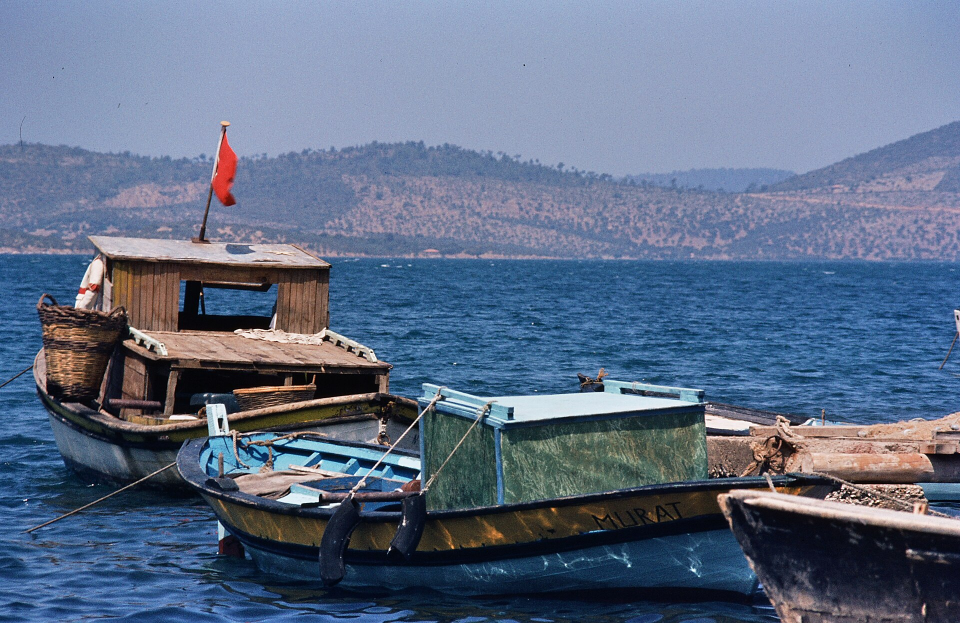
#> input picture episodes/uluburun-kulakli-biskuvi/img/arka_1.jpg, 1920 x 1246 px (shown at 1/2 size)
$ python gorsel.py
#> lines starting #> are read from the running program, lines starting #| are printed output that depends on the picture
"""Uluburun görselleri: arka plan + iki kanıt (Commons, CC BY-SA). Çalıştır: python episodes/uluburun-kulakli-biskuvi/gorsel.py

arka_1.jpg  : 'Datça – 2 alte Fischerboote (1984)' (ingostrutz, CC BY-SA 3.0) -> img/arka.jpg (kırpım, renk)
kanit1_c.jpg: 'Bodrum Museum Uluburun shipwreck reconstruction in 2015 3711' (Dosseman, CC BY-SA 4.0) -> img/kanit_1.jpg
              (tur 1'de 3707 kullanılmıştı: mankenler öne çıkıyor, külçeler küçük kalıyordu)
son_a.jpg   : 'Uluburun copper ingot oxhide shaped' (Zunkir, CC BY-SA 4.0) -> img/kanit_2.jpg (son kare)
"""
from pathlib import Path

import numpy as np
from PIL import Image, ImageEnhance, ImageOps

D = Path(__file__).parent / "img"


def olc(im):
    a = np.asarray(im.convert("HSV")).astype(float) / 255
    return round(float(np.asarray(im.convert("L")).mean()), 1), round(float(a[..., 1].mean()), 3)


def arka():
    im = Image.open(D / "arka_1.jpg").convert("RGB").crop((110, 120, 1236, 1246)).resize((1080, 1080), Image.LANCZOS)
    im = ImageEnhance.Color(im).enhance(0.52)
    im = ImageEnhance.Brightness(im).enhance(1.18)
    im.save(D / "arka.jpg", quality=92)
    print("arka", olc(im))
#> in olc, `a = np.asarray(im.convert("HSV")).astype(float) / 255`:
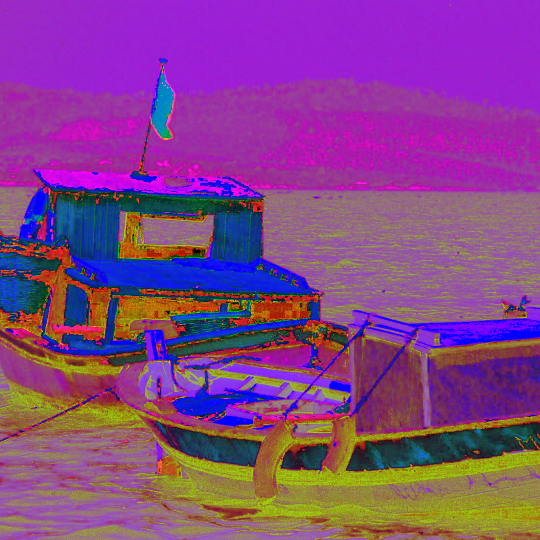
#> a: shape (1080, 1080, 3) float64 (shown at 1/2 size); mean R, G, B 0.519, 0.264, 0.527
#| arka (116.9, 0.264)


def kanit_1():
    im = Image.open(D / "kanit1_c.jpg").convert("RGB").crop((240, 180, 1840, 1080))
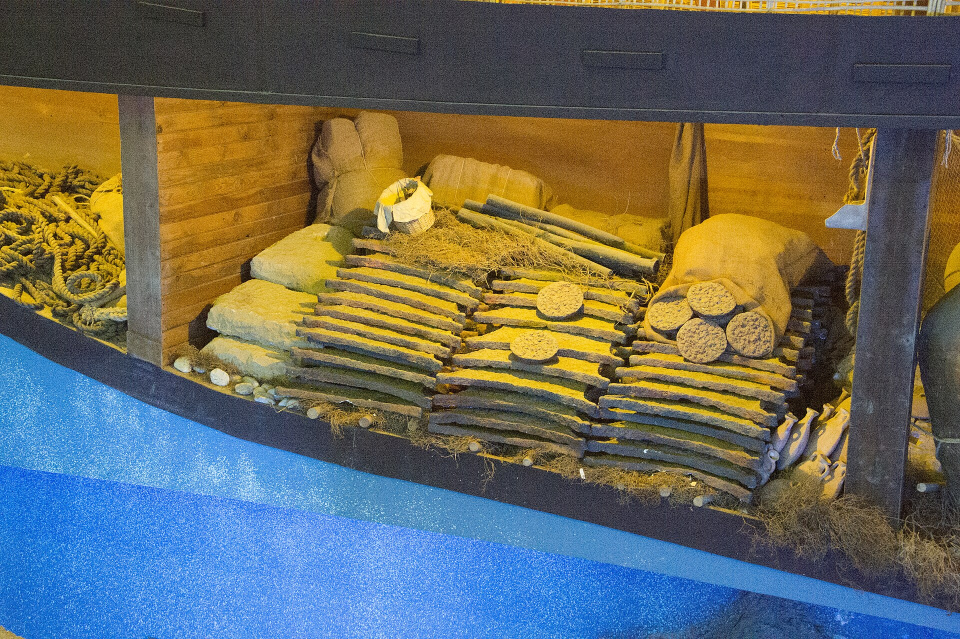
#> input picture episodes/uluburun-kulakli-biskuvi/img/kanit1_c.jpg, 1920 x 1278 px (shown at 1/2 size)
#> im: PIL image 1600x900 RGB
    im = im.resize((1080, round(im.height * 1080 / im.width)), Image.LANCZOS)
#> im: PIL image 1080x608 RGB
    im = ImageEnhance.Color(im).enhance(0.70)
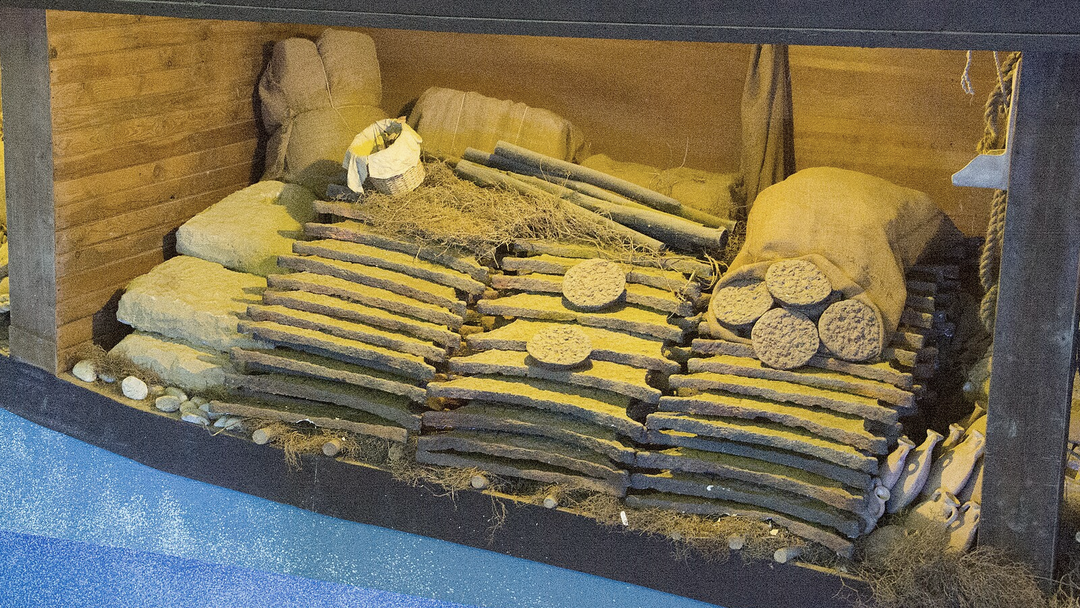
#> im: PIL image 1080x608 RGB; mean R, G, B 120, 110, 84.3
    im.save(D / "kanit_1.jpg", quality=92)
    print("kanit_1", im.size, olc(im))
#> in olc (call 2), `a = np.asarray(im.convert("HSV")).astype(float) / 255`:
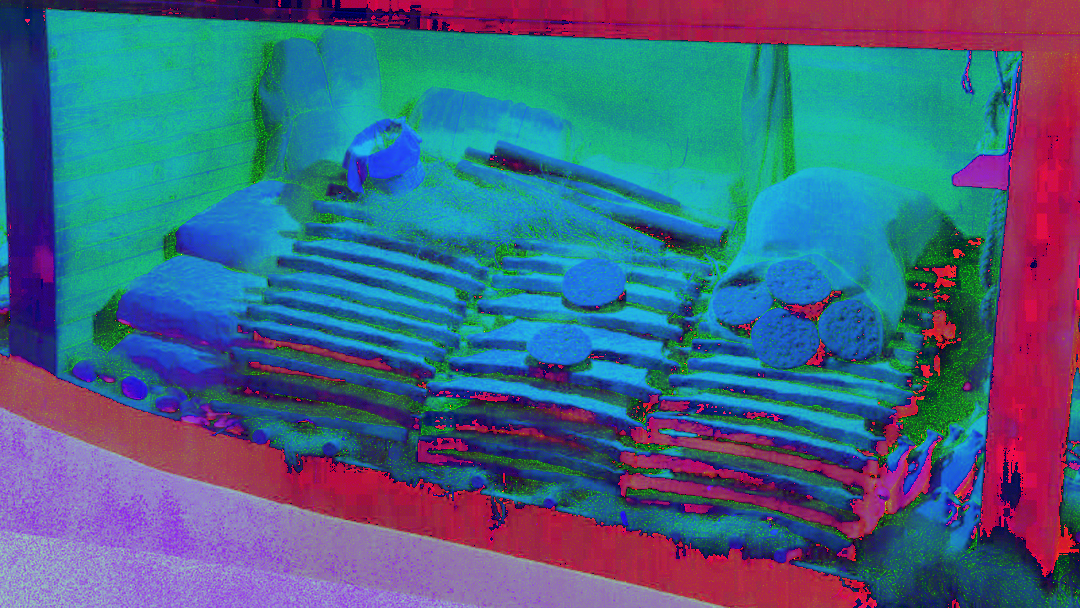
#> a: shape (608, 1080, 3) float64; mean R, G, B 0.27, 0.397, 0.515
#| kanit_1 (1080, 608) (110.1, 0.397)


def kanit_2():
    im = Image.open(D / "son_a.jpg").convert("RGB").crop((30, 45, 1890, 1060))
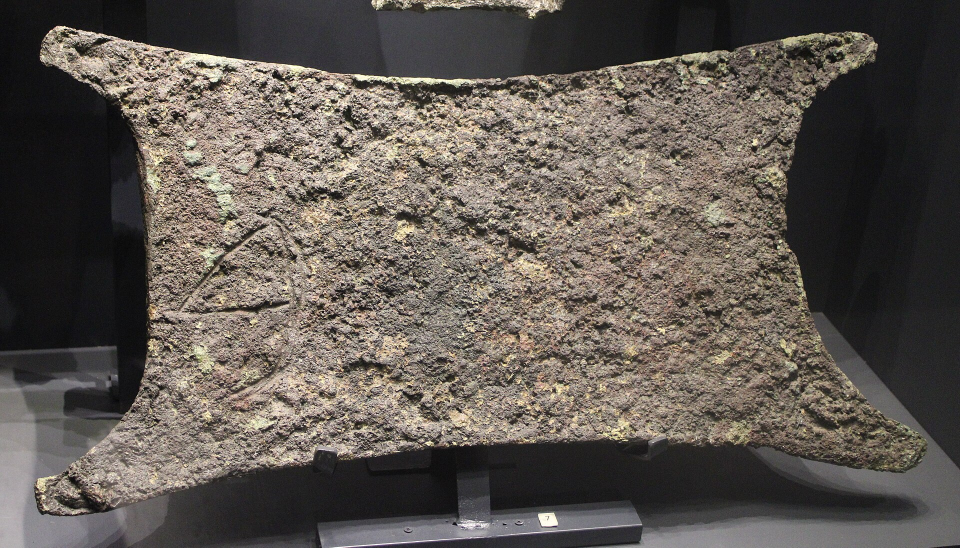
#> input picture episodes/uluburun-kulakli-biskuvi/img/son_a.jpg, 1920 x 1095 px (shown at 1/2 size)
#> im: PIL image 1860x1015 RGB
    im = im.resize((1080, round(im.height * 1080 / im.width)), Image.LANCZOS)
#> im: PIL image 1080x589 RGB
    im = ImageOps.autocontrast(im, cutoff=1)
    im = im.point(lambda v: round(255 * (v / 255) ** 0.78))   # gama: koyu külçe telefonda okunsun
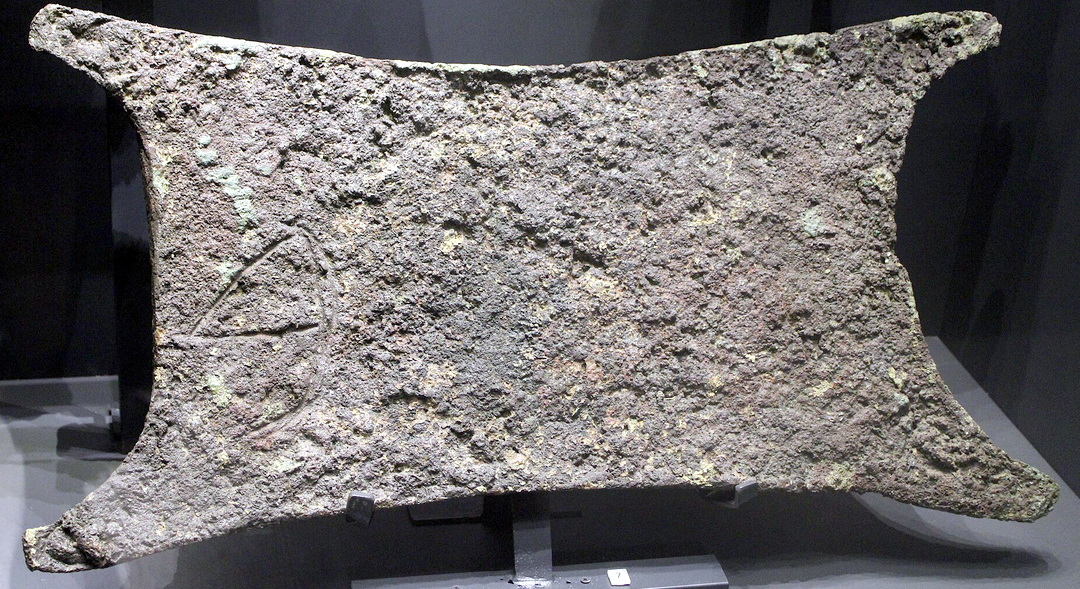
#> im: PIL image 1080x589 RGB; mean R, G, B 110.6, 107.1, 107.4
    im.save(D / "kanit_2.jpg", quality=92)
    print("kanit_2", im.size, olc(im))
#> in olc (call 3), `a = np.asarray(im.convert("HSV")).astype(float) / 255`:
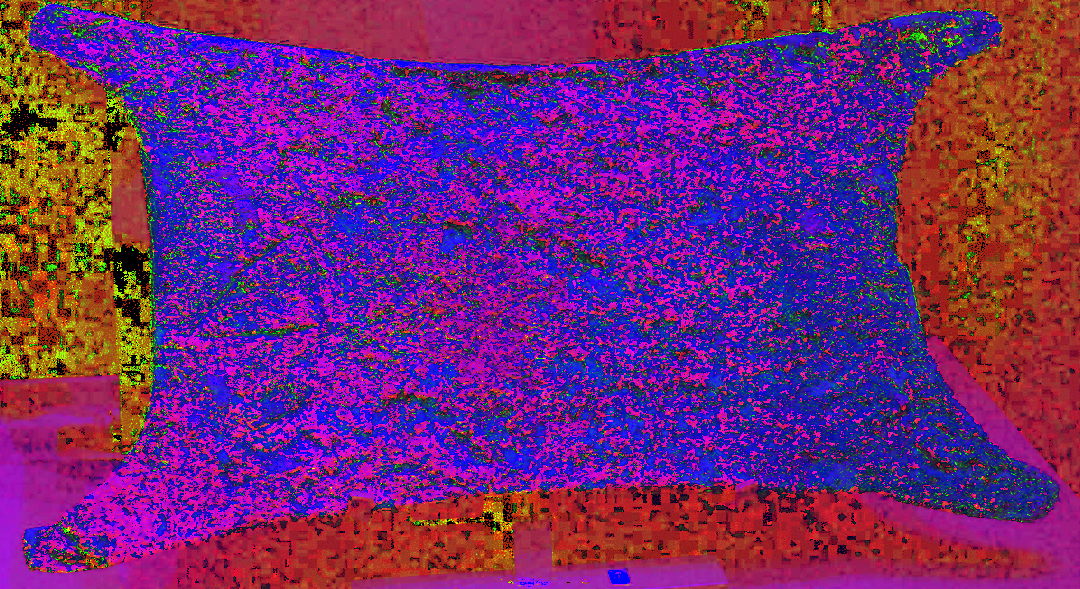
#> a: shape (589, 1080, 3) float64; mean R, G, B 0.443, 0.148, 0.448
#| kanit_2 (1080, 589) (108.2, 0.148)


if __name__ == "__main__":
    arka()
    kanit_1()
    kanit_2()
